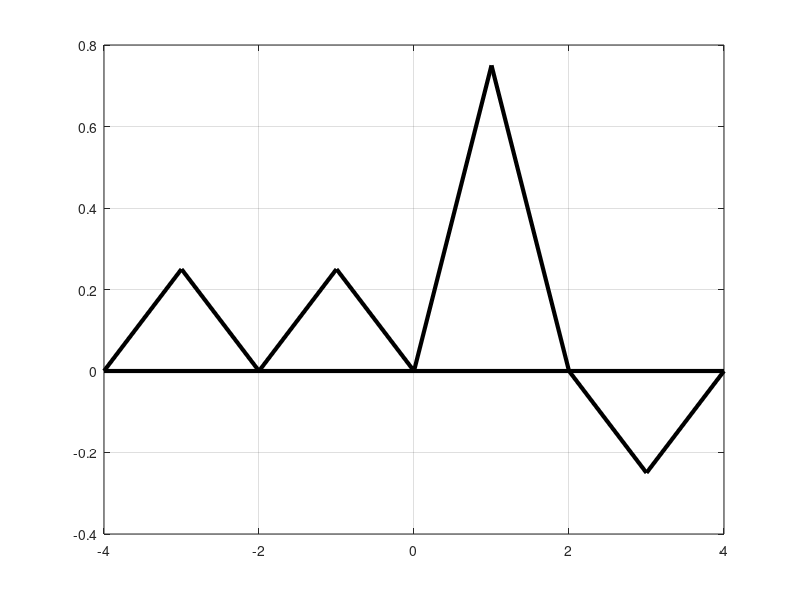

The MATLAB script that drew this image: (Note: this script raises an error after producing the figure.)
% Взаимная корреляционная функция двух дискретных
% последовательностей u(t) и v(t)
%------------------------------------------------
clear all
clf
set(gcf, 'Color', 'w')

wal = [
    1  1  1  1   1  1  1  1   1  1  1  1   1  1  1  1
    1  1  1  1   1  1  1  1  -1 -1 -1 -1  -1 -1 -1 -1
    1  1  1  1  -1 -1 -1 -1  -1 -1 -1 -1   1  1  1  1
    1  1  1  1  -1 -1 -1 -1   1  1  1  1  -1 -1 -1 -1
    
    1  1 -1 -1  -1 -1  1  1   1  1 -1 -1  -1 -1  1  1
    1  1 -1 -1  -1 -1  1  1  -1 -1  1  1   1  1 -1 -1
    1  1 -1 -1   1  1 -1 -1  -1 -1  1  1  -1 -1  1  1
    1  1 -1 -1   1  1 -1 -1   1  1 -1 -1   1  1 -1 -1
    
    1 -1 -1  1   1 -1 -1  1   1 -1 -1  1   1 -1 -1  1
    1 -1 -1  1   1 -1 -1  1  -1  1  1 -1  -1  1  1 -1
    1 -1 -1  1  -1  1  1 -1  -1  1  1 -1   1 -1 -1  1
    1 -1 -1  1  -1  1  1 -1   1 -1 -1  1  -1  1  1 -1
    
    1 -1  1 -1  -1  1 -1  1   1 -1  1 -1  -1  1 -1  1
    1 -1  1 -1  -1  1 -1  1  -1  1 -1  1   1 -1  1 -1
    1 -1  1 -1   1 -1  1 -1  -1  1 -1  1  -1  1 -1  1
    1 -1  1 -1   1 -1  1 -1   1 -1  1 -1   1 -1  1 -1
];

% u = wal(12+1,:);
% v = wal(14+1,:);
u = [1 1 1 -1];
v = [1 1 -1 1];
N = length(u);
% v = [v zeros(1,N-length(v))];

Ruv = zeros(1,2*N+1);
for m = -N:N
	if m<0
		imin = 1;
		imax = N+m;
	else
		imin = m+1;
		imax = N;
	end;
	for i = imin:imax
		Ruv(m+N+1)= Ruv(m+N+1) + u(i)*v(i-m);
	end
end

plot(-N:N, Ruv/N, 'k-', 'LineWidth', 3)
set(gca, 'GridLineStyle', '-', 'XLim', [-N N])
grid on
%------------------------------------------------
% Горизонтальная ось
line([-N N], [0 0], 'LineWidth', 3, 'Color', 'k');
plot2svg('filename.svg',1)
